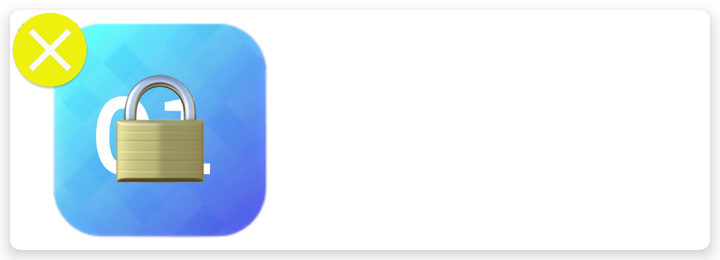
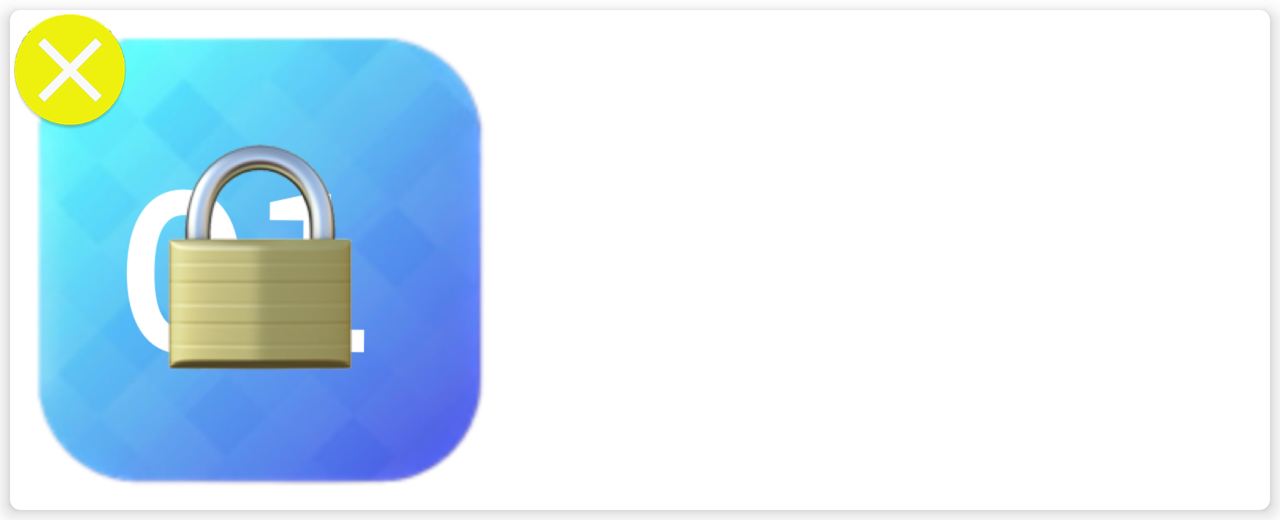

An Android layout and its configuration variant, each rendered on a device that would load it. The default file and the variant file are quoted in full after the pictures.
<!-- AndroidManifest.xml: fallback theme Theme.MaterialComponents.DayNight.NoActionBar -->
<!-- res/layout/yandn_item.xml -->
<?xml version="1.0" encoding="utf-8"?>
<androidx.cardview.widget.CardView
    xmlns:android="http://schemas.android.com/apk/res/android"
    xmlns:app="http://schemas.android.com/apk/res-auto"
    android:layout_width="match_parent"
    android:layout_height="120dp"
    android:layout_gravity="center"
    android:layout_margin="5dp"
    app:cardCornerRadius="5dp"
    app:cardElevation="5dp">

    <RelativeLayout
        android:layout_width="match_parent"
        android:layout_height="wrap_content">

        <ImageView
            android:id="@+id/chooseid"
            android:layout_width="150dp"
            android:layout_height="150dp"
            android:layout_gravity="center"
            android:src="@drawable/yandn" />
        <ImageView
            android:id="@+id/numid"
            android:layout_width="150dp"
            android:layout_height="150dp"
            android:layout_gravity="center"
            android:src="@drawable/num01" />
        <ImageView
            android:id="@+id/lockid"
            android:layout_width="150dp"
            android:layout_height="150dp"
            android:layout_gravity="center"
            android:src="@drawable/lock" />

        <ImageView
            android:id="@+id/errid"
            android:layout_width="40dp"
            android:layout_height="40dp"
            android:layout_gravity="center"
            android:src="@mipmap/err" />

        <TextView
            android:id="@+id/idTVCourse"
            android:layout_width="match_parent"
            android:layout_height="wrap_content"
            android:textAlignment="center" />
    </RelativeLayout>
</androidx.cardview.widget.CardView>
<!-- resources referenced by this layout -->
<resources>
  <!-- drawable lock: png bitmap (drawable, 53960 bytes) -->
  <!-- drawable num01: png bitmap (drawable, 11881 bytes) -->
  <!-- drawable yandn: png bitmap (drawable, 123216 bytes) -->
  <!-- mipmap err: png bitmap (mipmap-hdpi, 6551 bytes) -->
</resources>
<!-- res/layout-w600dp/yandn_item.xml (the repository's variant of the layout above) -->
<!-- drawn on the phone turned sideways -->
<?xml version="1.0" encoding="utf-8"?>
<androidx.cardview.widget.CardView
    xmlns:android="http://schemas.android.com/apk/res/android"
    xmlns:app="http://schemas.android.com/apk/res-auto"
    android:layout_width="match_parent"
    android:layout_height="250dp"
    android:layout_gravity="center"
    android:layout_margin="5dp"
    app:cardCornerRadius="5dp"
    app:cardElevation="5dp">

    <RelativeLayout
        android:layout_width="match_parent"
        android:layout_height="wrap_content">

        <ImageView
            android:id="@+id/chooseid"
            android:layout_width="250dp"
            android:layout_height="250dp"
            android:layout_gravity="center"
            android:src="@drawable/yandn" />
        <ImageView
            android:id="@+id/numid"
            android:layout_width="250dp"
            android:layout_height="250dp"
            android:layout_gravity="center"
            android:src="@drawable/num01" />

        <ImageView
            android:id="@+id/lockid"
            android:layout_width="250dp"
            android:layout_height="250dp"
            android:layout_gravity="center"
            android:src="@drawable/lock" />

        <ImageView
            android:id="@+id/errid"
            android:layout_width="60dp"
            android:layout_height="60dp"
            android:layout_gravity="center"
            android:src="@mipmap/err" />

    </RelativeLayout>
</androidx.cardview.widget.CardView>
